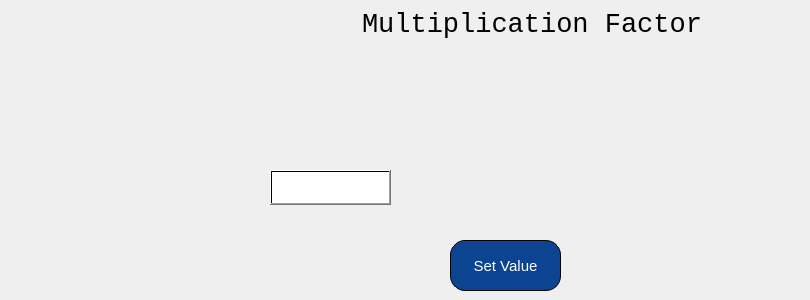
    <widget class="QWidget" name="page_23">
     <widget class="QLabel" name="label_202">
      <property name="geometry">
       <rect>
        <x>362</x>
        <y>10</y>
        <width>381</width>
        <height>30</height>
       </rect>
      </property>
      <property name="font">
       <font>
        <family>Liberation Mono</family>
        <pointsize>20</pointsize>
        <weight>50</weight>
        <bold>false</bold>
       </font>
      </property>
      <property name="styleSheet">
       <string notr="true"/>
      </property>
      <property name="text">
       <string>Multiplication Factor</string>
      </property>
     </widget>
     <widget class="QToolButton" name="toolButton_18">
      <property name="geometry">
       <rect>
        <x>740</x>
        <y>0</y>
        <width>61</width>
        <height>61</height>
       </rect>
      </property>
      <property name="font">
       <font>
        <pointsize>11</pointsize>
       </font>
      </property>
      <property name="styleSheet">
       <string notr="true">
border:none;
border-radius:30%;</string>
      </property>
      <property name="text">
       <string/>
      </property>
      <property name="icon">
       <iconset resource="icons.qrc">
        <normaloff>:/img/output-onlinepngtools.png</normaloff>:/img/output-onlinepngtools.png</iconset>
      </property>
      <property name="iconSize">
       <size>
        <width>50</width>
        <height>50</height>
       </size>
      </property>
     </widget>
     <widget class="QLineEdit" name="lineEdit_147">
      <property name="geometry">
       <rect>
        <x>270</x>
        <y>170</y>
        <width>121</width>
        <height>35</height>
       </rect>
      </property>
      <property name="font">
       <font>
        <pointsize>11</pointsize>
       </font>
      </property>
      <property name="styleSheet">
       <string notr="true"/>
      </property>
     </widget>
     <widget class="QPushButton" name="pushButton_224">
      <property name="geometry">
       <rect>
        <x>270</x>
        <y>170</y>
        <width>121</width>
        <height>35</height>
       </rect>
      </property>
      <property name="styleSheet">
       <string notr="true">background:qlineargradient(spread:pad, x1:0, y1:0, x2:1, y2:0, stop:0 rgba(0, 0, 0, 0), stop:1 rgba(0,0,0,0))</string>
      </property>
      <property name="text">
       <string/>
      </property>
     </widget>
     <widget class="QToolButton" name="toolButton_3">
      <property name="geometry">
       <rect>
        <x>450</x>
        <y>240</y>
        <width>111</width>
        <height>51</height>
       </rect>
      </property>
      <property name="font">
       <font>
        <pointsize>11</pointsize>
       </font>
      </property>
      <property name="styleSheet">
       <string notr="true">QToolButton
{
background-color: rgb(12, 68, 145);
 border: 1px solid black;
     border-radius: 15px;
color: rgb(255, 255, 255);
font-style:bold;
}</string>
      </property>
      <property name="text">
       <string>Set Value</string>
      </property>
     </widget>
    </widget>
